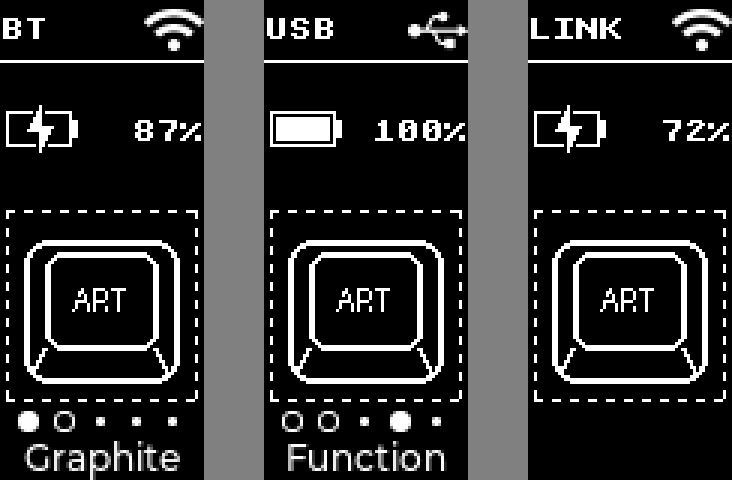
#> input picture art/preview.png, 732 x 480 px
$ python png2lvgl.py ../art/preview.png --output out.png
#> lines starting #> are read from the running program, lines starting #| are printed output that depends on the picture
#!/usr/bin/env python3
"""Convert an image to a 1-bit LVGL 9 image for the nice_view_custom art slot.

The art slot is 68 wide x 112 tall (portrait), black and white.
Draw your image upright; this tool rotates it to the panel's landscape orientation.

    python3 png2lvgl.py my_art.png -o config/art.c
    python3 png2lvgl.py photo.jpg -o config/art.c --dither --preview preview.png

Dark pixels become foreground (black, or white with CONFIG_NICE_VIEW_CUSTOM_INVERTED),
light or transparent pixels become background. Requires Pillow (pip install pillow).
"""

import argparse
import sys
from pathlib import Path

try:
    from PIL import Image, ImageOps
except ImportError:
    sys.exit("png2lvgl: Pillow is required (pip install pillow)")

SLOT_W, SLOT_H = 68, 112  # portrait


def load_bits(path, threshold, dither, invert, fit):
    img = Image.open(path)
    # Flatten transparency onto white (= background)
    if img.mode in ("RGBA", "LA", "P"):
        img = img.convert("RGBA")
        bg = Image.new("RGBA", img.size, (255, 255, 255, 255))
        img = Image.alpha_composite(bg, img)
    img = img.convert("L")

    if fit == "contain":
        if img.width > SLOT_W or img.height > SLOT_H:  # shrink only; small art stays pixel-exact
            img = ImageOps.contain(img, (SLOT_W, SLOT_H), Image.LANCZOS)
    elif fit == "cover":
        img = ImageOps.fit(img, (SLOT_W, SLOT_H), Image.LANCZOS)
    elif img.width > SLOT_W or img.height > SLOT_H:
        sys.exit(f"png2lvgl: image is {img.width}x{img.height}; max {SLOT_W}x{SLOT_H} with --fit none")

    if invert:
        img = ImageOps.invert(img)

    if dither:
        bw = img.convert("1")  # Floyd-Steinberg
        ink = [[bw.getpixel((x, y)) == 0 for x in range(img.width)] for y in range(img.height)]
    else:
        ink = [[img.getpixel((x, y)) < threshold for x in range(img.width)]
               for y in range(img.height)]
    return img.width, img.height, ink


def to_c(name, w, h, ink):
    stride = (w + 7) // 8
    data = []
    for row in ink:
        for bx in range(stride):
            byte = 0
            for bit in range(8):
                x = bx * 8 + bit
                if x < w and row[x]:
                    byte |= 0x80 >> bit  # 1 = foreground (palette index 1)
            data.append(byte)

    lines = []
    for i in range(0, len(data), 16):
        lines.append("    " + ", ".join(f"0x{b:02x}" for b in data[i:i + 16]) + ",")

    attr = f"LV_ATTRIBUTE_IMG_{name.upper()}"
    return f"""/* Generated by tools/png2lvgl.py -- {w}x{h}, 1 bit */

#include <lvgl.h>

#ifndef LV_ATTRIBUTE_MEM_ALIGN
#define LV_ATTRIBUTE_MEM_ALIGN
#endif

#ifndef {attr}
#define {attr}
#endif

const LV_ATTRIBUTE_MEM_ALIGN LV_ATTRIBUTE_LARGE_CONST {attr} uint8_t {name}_map[] = {{
#if CONFIG_NICE_VIEW_CUSTOM_INVERTED
    0x00, 0x00, 0x00, 0xff, /* index 0: background (black) */
    0xff, 0xff, 0xff, 0xff, /* index 1: foreground (white) */
#else
    0xff, 0xff, 0xff, 0xff, /* index 0: background (white) */
    0x00, 0x00, 0x00, 0xff, /* index 1: foreground (black) */
#endif

{chr(10).join(lines)}
}};

const lv_image_dsc_t {name} = {{
    .header.magic = LV_IMAGE_HEADER_MAGIC,
    .header.cf = LV_COLOR_FORMAT_I1,
    .header.w = {w},
    .header.h = {h},
    .header.stride = {stride},
    .data_size = sizeof({name}_map),
    .data = {name}_map,
}};
"""


def main():
    p = argparse.ArgumentParser(description=__doc__, formatter_class=argparse.RawDescriptionHelpFormatter)
    p.add_argument("input", type=Path)
    p.add_argument("-o", "--output", type=Path, required=True, help="output .c file")
    p.add_argument("--name", default="nice_view_custom_art",
                   help="C symbol name (default: nice_view_custom_art, what the shield expects)")
    p.add_argument("--fit", choices=["contain", "cover", "none"], default="contain",
                   help="contain: shrink to fit, never enlarge (default); cover: scale and crop; none: no scaling")
    p.add_argument("--threshold", type=int, default=128, help="0-255, lower = less ink (default 128)")
    p.add_argument("--dither", action="store_true", help="Floyd-Steinberg dithering (for photos)")
    p.add_argument("--invert", action="store_true", help="swap ink and background in the source")
    p.add_argument("--preview", type=Path, help="also write a scaled-up PNG preview")
    a = p.parse_args()

    w, h, ink = load_bits(a.input, a.threshold, a.dither, a.invert, a.fit)
#> in load_bits, img is the input picture: PIL image 732x480 L; min 0, max 255, mean 48.5
#> in load_bits, `img = ImageOps.contain(img, (SLOT_W, SLOT_H), Image.LANCZOS)`:
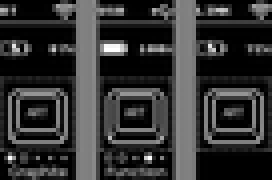
#> img: PIL image 68x45 L (shown 4 times larger); min 0, max 255, mean 50.7
#> in load_bits, `ink = [[img.getpixel((x, y)) < threshold for x in range(img.width)] fo..`: ink = 45 items
#> w = 68; h = 45; ink = 45 items
    # Portrait top -> landscape right: rotate 90 degrees clockwise for the panel.
    rot = [[ink[h - 1 - y][x] for y in range(h)] for x in range(w)]
#> rot = 68 items
    a.output.write_text(to_c(a.name, h, w, rot))
#> in to_c, `stride = (w + 7) // 8`: stride = 6
#> the loop in to_c, `for row in ink:` made 68 passes
#> after the loop in to_c, `for row in ink:`: data = 408 values, max 255 at index 0, min 0 at index 120, mean 212.7
#> the loop in to_c, `for i in range(0, len(data), 16):` made 26 passes
#> i on passes 2 to 13: 16, 32, 48, 64, 80, 96, 112, 128, 144, 160, 176, 192
#> after the loop in to_c, `for i in range(0, len(data), 16):`: lines = 26 items
    print(f"wrote {a.output} ({w}x{h} portrait)")
#| wrote out.png (68x45 portrait)

    if a.preview:
        prev = Image.new("1", (w, h), 1)
        for y, row in enumerate(ink):
            for x, v in enumerate(row):
                if v:
                    prev.putpixel((x, y), 0)
        prev.resize((w * 4, h * 4), Image.NEAREST).save(a.preview)
        print(f"wrote {a.preview}")


if __name__ == "__main__":
    main()
